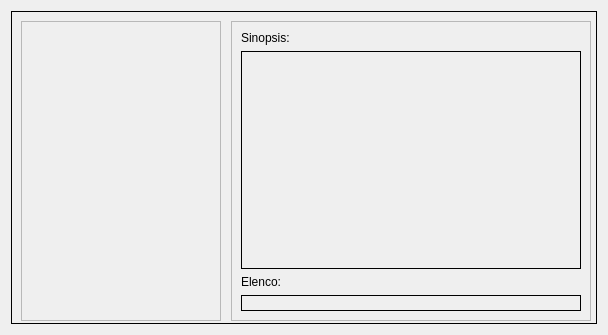
<?xml version="1.0" encoding="UTF-8"?>
<ui version="4.0">
 <class>SegundaVentana</class>
 <widget class="QWidget" name="SegundaVentana">
  <property name="geometry">
   <rect>
    <x>0</x>
    <y>0</y>
    <width>608</width>
    <height>335</height>
   </rect>
  </property>
  <property name="minimumSize">
   <size>
    <width>608</width>
    <height>335</height>
   </size>
  </property>
  <property name="maximumSize">
   <size>
    <width>608</width>
    <height>335</height>
   </size>
  </property>
  <property name="windowTitle">
   <string>Información de pelicula </string>
  </property>
  <layout class="QVBoxLayout" name="verticalLayout">
   <item>
    <widget class="QFrame" name="descripcion_imagen_texto">
     <property name="sizePolicy">
      <sizepolicy hsizetype="Expanding" vsizetype="Expanding">
       <horstretch>0</horstretch>
       <verstretch>0</verstretch>
      </sizepolicy>
     </property>
     <property name="frameShape">
      <enum>QFrame::Shape::Box</enum>
     </property>
     <property name="frameShadow">
      <enum>QFrame::Shadow::Plain</enum>
     </property>
     <widget class="QFrame" name="descripcion_imagen">
      <property name="geometry">
       <rect>
        <x>10</x>
        <y>10</y>
        <width>200</width>
        <height>300</height>
       </rect>
      </property>
      <property name="sizePolicy">
       <sizepolicy hsizetype="Expanding" vsizetype="Expanding">
        <horstretch>0</horstretch>
        <verstretch>0</verstretch>
       </sizepolicy>
      </property>
      <property name="frameShape">
       <enum>QFrame::Shape::StyledPanel</enum>
      </property>
      <property name="frameShadow">
       <enum>QFrame::Shadow::Plain</enum>
      </property>
      <widget class="QLabel" name="imagen_descripcion">
       <property name="geometry">
        <rect>
         <x>10</x>
         <y>10</y>
         <width>180</width>
         <height>280</height>
        </rect>
       </property>
       <property name="sizePolicy">
        <sizepolicy hsizetype="Expanding" vsizetype="Expanding">
         <horstretch>0</horstretch>
         <verstretch>0</verstretch>
        </sizepolicy>
       </property>
       <property name="text">
        <string/>
       </property>
      </widget>
     </widget>
     <widget class="QFrame" name="descripcion_texto">
      <property name="geometry">
       <rect>
        <x>220</x>
        <y>10</y>
        <width>360</width>
        <height>300</height>
       </rect>
      </property>
      <property name="frameShape">
       <enum>QFrame::Shape::StyledPanel</enum>
      </property>
      <property name="frameShadow">
       <enum>QFrame::Shadow::Plain</enum>
      </property>
      <layout class="QVBoxLayout" name="verticalLayout_3">
       <item>
        <widget class="QLabel" name="encabezado_sinopsis">
         <property name="text">
          <string>Sinopsis:</string>
         </property>
        </widget>
       </item>
       <item>
        <widget class="QLabel" name="texto_sinopsis">
         <property name="sizePolicy">
          <sizepolicy hsizetype="Expanding" vsizetype="Expanding">
           <horstretch>0</horstretch>
           <verstretch>0</verstretch>
          </sizepolicy>
         </property>
         <property name="styleSheet">
          <string notr="true"/>
         </property>
         <property name="frameShape">
          <enum>QFrame::Shape::Box</enum>
         </property>
         <property name="text">
          <string/>
         </property>
        </widget>
       </item>
       <item>
        <widget class="QLabel" name="encabezado_elenco">
         <property name="text">
          <string>Elenco:</string>
         </property>
        </widget>
       </item>
       <item>
        <widget class="QLabel" name="nombres_actores">
         <property name="frameShape">
          <enum>QFrame::Shape::Box</enum>
         </property>
         <property name="text">
          <string/>
         </property>
        </widget>
       </item>
      </layout>
     </widget>
    </widget>
   </item>
  </layout>
 </widget>
 <resources/>
 <connections/>
</ui>
